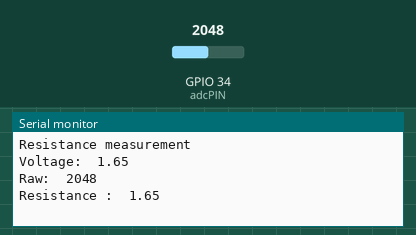
Recording of a program running on a simulated ESP32. Parts: the last lines printed to the serial monitor. Inputs (shaded band) come from the test bench; at power-on: GPIO 34 (adcPIN) = 2048.

Above: at 1.7 s.
1.8 s: GPIO 34 (adcPIN) set to 2866
At 2.8 s:
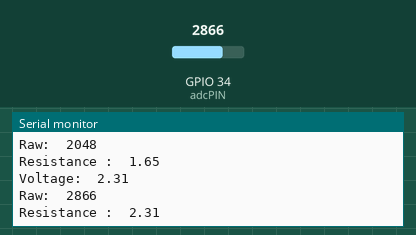
3.3 s: GPIO 34 (adcPIN) set to 3603
At 4.6 s:
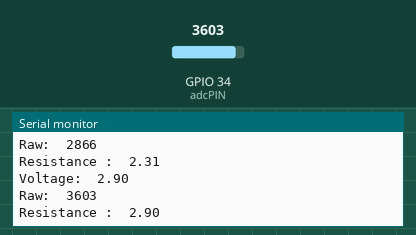
Timing chart, 0 to 6.3 s (numbered marks = the images above; inputs shaded):
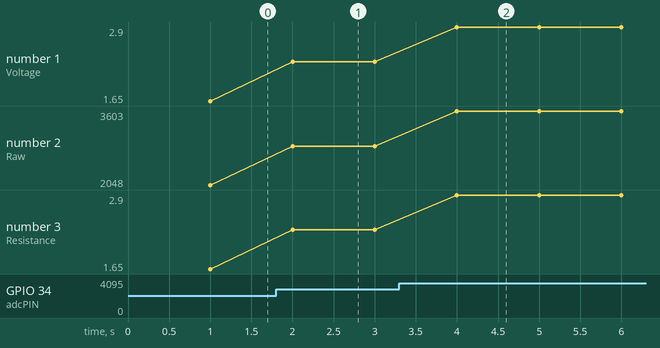

The program:

main.cpp
```cpp
#include <Arduino.h>

const int adcPIN = 34;
uint16_t binary = 0;
unsigned long loopInterval = 0;

void setup() {
  Serial.begin(115200);
  Serial.println("Resistance measurement");
  delay(500);
}

void loop() {
  binary = analogRead(adcPIN);
  if (millis() - loopInterval >= 1000)
  {
    loopInterval += 1000;
    // Convert to resistance
    float voltage = binary * 3.3 / 4096;
    float resistance = (4700 * (binary * 3.3 / 4096)) / (3.3 - (binary * 3.3 / 4096));
    Serial.print("Voltage:  ");Serial.print(voltage);Serial.print('\n');
    Serial.print("Raw:  ");Serial.print(binary);Serial.print('\n');
    Serial.print("Resistance :  ");Serial.print(voltage);Serial.print('\n');
  }

}
```

Measured:
- after the input at 1.8 s, the serial monitor: prints a new line after 0.20 s (image 1)
- after the input at 3.3 s, the serial monitor: prints a new line after 0.70 s (image 2)
- plotted number 1: 1.65 → 2.31 after the input at 1.8 s, 2.31 → 2.9 after the input at 3.3 s
- plotted number 2: 2048 → 2866 after the input at 1.8 s, 2866 → 3603 after the input at 3.3 s
- plotted number 3: 1.65 → 2.31 after the input at 1.8 s, 2.31 → 2.9 after the input at 3.3 s
